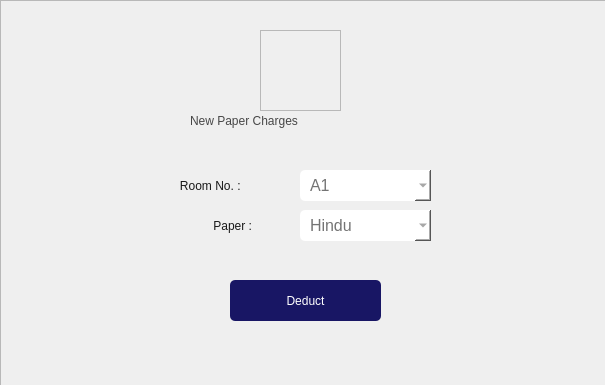
<?xml version="1.0" encoding="UTF-8"?>
<ui version="4.0">
 <class>MainWindow</class>
 <widget class="QMainWindow" name="MainWindow">
  <property name="geometry">
   <rect>
    <x>0</x>
    <y>0</y>
    <width>605</width>
    <height>385</height>
   </rect>
  </property>
  <property name="minimumSize">
   <size>
    <width>605</width>
    <height>385</height>
   </size>
  </property>
  <property name="maximumSize">
   <size>
    <width>605</width>
    <height>385</height>
   </size>
  </property>
  <property name="windowTitle">
   <string>MainWindow</string>
  </property>
  <widget class="QWidget" name="centralwidget">
   <widget class="QFrame" name="frame">
    <property name="geometry">
     <rect>
      <x>0</x>
      <y>0</y>
      <width>611</width>
      <height>563</height>
     </rect>
    </property>
    <property name="styleSheet">
     <string notr="true">background:url(:/home/news2.png)</string>
    </property>
    <property name="frameShape">
     <enum>QFrame::StyledPanel</enum>
    </property>
    <property name="frameShadow">
     <enum>QFrame::Raised</enum>
    </property>
    <widget class="QLabel" name="label">
     <property name="geometry">
      <rect>
       <x>190</x>
       <y>100</y>
       <width>271</width>
       <height>41</height>
      </rect>
     </property>
     <property name="styleSheet">
      <string notr="true">QLabel{
		color:rgb(71, 71, 71);
		font: 22pt &quot;FONTSPRING DEMO - Grotesco Book &quot;;
background:transparent;
}</string>
     </property>
     <property name="text">
      <string>New Paper Charges</string>
     </property>
    </widget>
    <widget class="QFrame" name="frame_2">
     <property name="geometry">
      <rect>
       <x>260</x>
       <y>30</y>
       <width>81</width>
       <height>81</height>
      </rect>
     </property>
     <property name="styleSheet">
      <string notr="true">background:url(:/home/news.png)</string>
     </property>
     <property name="frameShape">
      <enum>QFrame::StyledPanel</enum>
     </property>
     <property name="frameShadow">
      <enum>QFrame::Raised</enum>
     </property>
    </widget>
    <widget class="QLabel" name="label_5">
     <property name="geometry">
      <rect>
       <x>210</x>
       <y>210</y>
       <width>91</width>
       <height>31</height>
      </rect>
     </property>
     <property name="styleSheet">
      <string notr="true">QLabel{
		color:rgb(25, 25, 25);
		font: 16pt &quot;FONTSPRING DEMO - Grotesco Book&quot;;
background:transparent;
}</string>
     </property>
     <property name="text">
      <string> Paper :</string>
     </property>
    </widget>
    <widget class="QPushButton" name="pushButton_5">
     <property name="geometry">
      <rect>
       <x>220</x>
       <y>440</y>
       <width>151</width>
       <height>41</height>
      </rect>
     </property>
     <property name="cursor">
      <cursorShape>PointingHandCursor</cursorShape>
     </property>
     <property name="styleSheet">
      <string notr="true">QPushButton{
	color:White;
    font: 500 12pt &quot;Segoe UI &quot;;
	background:rgb(24, 22, 100);
	border-radius:5px
}

QPushButton:hover
{
color:rgb(0, 0, 0);
    
	font: 500 12pt &quot;Segoe UI &quot;;
border-radius:5px;
background:white;
}
QPushButton:pressed {	
	background-color: rgb(85, 170, 255);
}</string>
     </property>
     <property name="text">
      <string>Update</string>
     </property>
     <property name="autoDefault">
      <bool>false</bool>
     </property>
     <property name="default">
      <bool>false</bool>
     </property>
    </widget>
    <widget class="QLabel" name="label_7">
     <property name="geometry">
      <rect>
       <x>170</x>
       <y>170</y>
       <width>151</width>
       <height>31</height>
      </rect>
     </property>
     <property name="styleSheet">
      <string notr="true">QLabel{
		color:rgb(25, 25, 25);
		font: 16pt &quot;FONTSPRING DEMO - Grotesco Book&quot;;
background:transparent;
}</string>
     </property>
     <property name="text">
      <string>   Room No. :</string>
     </property>
    </widget>
    <widget class="QComboBox" name="comboBox">
     <property name="enabled">
      <bool>true</bool>
     </property>
     <property name="geometry">
      <rect>
       <x>300</x>
       <y>170</y>
       <width>131</width>
       <height>31</height>
      </rect>
     </property>
     <property name="font">
      <font>
       <family>Segoe UI</family>
       <pointsize>12</pointsize>
      </font>
     </property>
     <property name="styleSheet">
      <string notr="true">QComboBox{
color:rgb(116, 116, 116);
	background:WHITE;
	border-radius: 5px;
	padding-left: 10px;
}
QComboBox:hover {
	border: 2px solid rgb(64, 71, 88);
}
QComboBox:focus {
	border: 2px solid rgb(91, 101, 124);
}</string>
     </property>
     <item>
      <property name="text">
       <string>A1</string>
      </property>
     </item>
     <item>
      <property name="text">
       <string>A2</string>
      </property>
     </item>
     <item>
      <property name="text">
       <string>A3</string>
      </property>
     </item>
     <item>
      <property name="text">
       <string>A4</string>
      </property>
     </item>
     <item>
      <property name="text">
       <string>A5</string>
      </property>
     </item>
     <item>
      <property name="text">
       <string>A6</string>
      </property>
     </item>
     <item>
      <property name="text">
       <string>A7</string>
      </property>
     </item>
     <item>
      <property name="text">
       <string>A8</string>
      </property>
     </item>
     <item>
      <property name="text">
       <string>B1</string>
      </property>
     </item>
     <item>
      <property name="text">
       <string>B2</string>
      </property>
     </item>
     <item>
      <property name="text">
       <string>B3</string>
      </property>
     </item>
     <item>
      <property name="text">
       <string>B4</string>
      </property>
     </item>
     <item>
      <property name="text">
       <string>B5</string>
      </property>
     </item>
     <item>
      <property name="text">
       <string>B6</string>
      </property>
     </item>
     <item>
      <property name="text">
       <string>B7</string>
      </property>
     </item>
     <item>
      <property name="text">
       <string>B8</string>
      </property>
     </item>
     <item>
      <property name="text">
       <string>C1</string>
      </property>
     </item>
     <item>
      <property name="text">
       <string>C2</string>
      </property>
     </item>
     <item>
      <property name="text">
       <string>C3</string>
      </property>
     </item>
     <item>
      <property name="text">
       <string>C4</string>
      </property>
     </item>
     <item>
      <property name="text">
       <string>C5</string>
      </property>
     </item>
     <item>
      <property name="text">
       <string>C6</string>
      </property>
     </item>
     <item>
      <property name="text">
       <string>C7</string>
      </property>
     </item>
     <item>
      <property name="text">
       <string>C8</string>
      </property>
     </item>
    </widget>
    <widget class="QComboBox" name="comboBox_2">
     <property name="enabled">
      <bool>true</bool>
     </property>
     <property name="geometry">
      <rect>
       <x>300</x>
       <y>210</y>
       <width>131</width>
       <height>31</height>
      </rect>
     </property>
     <property name="font">
      <font>
       <family>Segoe UI</family>
       <pointsize>12</pointsize>
      </font>
     </property>
     <property name="styleSheet">
      <string notr="true">QComboBox{
color:rgb(116, 116, 116);
	background:WHITE;
	border-radius: 5px;
	padding-left: 10px;
}
QComboBox:hover {
	border: 2px solid rgb(64, 71, 88);
}
QComboBox:focus {
	border: 2px solid rgb(91, 101, 124);
}</string>
     </property>
     <item>
      <property name="text">
       <string>Hindu</string>
      </property>
     </item>
     <item>
      <property name="text">
       <string>ET Only</string>
      </property>
     </item>
     <item>
      <property name="text">
       <string>ET with Wealth</string>
      </property>
     </item>
     <item>
      <property name="text">
       <string>Hindu and ET only</string>
      </property>
     </item>
     <item>
      <property name="text">
       <string>Hindu and ET With Wealth</string>
      </property>
     </item>
     <item>
      <property name="text">
       <string/>
      </property>
     </item>
    </widget>
    <widget class="QPushButton" name="pushButton_6">
     <property name="geometry">
      <rect>
       <x>230</x>
       <y>280</y>
       <width>151</width>
       <height>41</height>
      </rect>
     </property>
     <property name="cursor">
      <cursorShape>PointingHandCursor</cursorShape>
     </property>
     <property name="styleSheet">
      <string notr="true">QPushButton{
	color:White;
    font: 500 12pt &quot;Segoe UI &quot;;
	background:rgb(24, 22, 100);
	border-radius:5px
}

QPushButton:hover
{
color:rgb(0, 0, 0);
    
	font: 500 12pt &quot;Segoe UI &quot;;
border-radius:5px;
background:white;
}
QPushButton:pressed {	
	background-color: rgb(85, 170, 255);
}</string>
     </property>
     <property name="text">
      <string>Deduct</string>
     </property>
     <property name="autoDefault">
      <bool>false</bool>
     </property>
     <property name="default">
      <bool>false</bool>
     </property>
    </widget>
   </widget>
  </widget>
 </widget>
 <resources>
  <include location="resources/homeicon.qrc"/>
 </resources>
 <connections/>
</ui>
